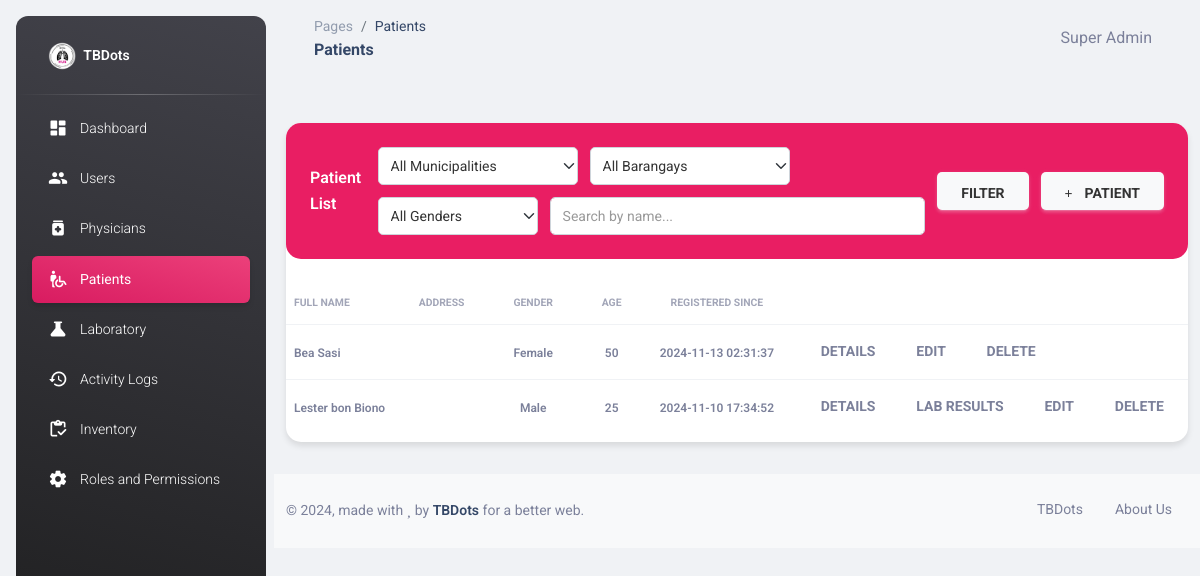
Page /patients.php (signed in) on the earlier database version.
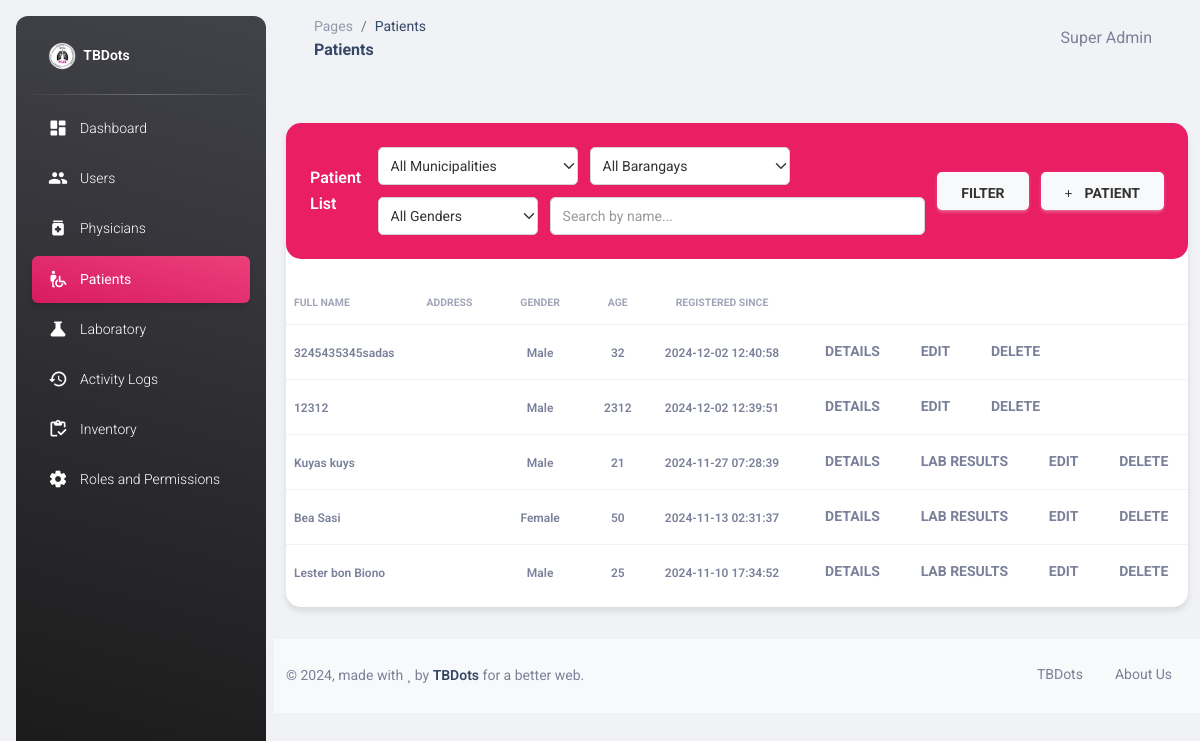
Same page on the later database version.
### tables this page shows
CREATE TABLE IF NOT EXISTS `patients` (
  `id` int NOT NULL AUTO_INCREMENT,
  `fullname` text NOT NULL,
  `age` int NOT NULL DEFAULT '0',
  `gender` tinyint NOT NULL DEFAULT '0',
  `contact` varchar(50) DEFAULT NULL,
  `address` text,
  `physician_id` int DEFAULT NULL,
  `location_id` int DEFAULT NULL,
  `lab_results_id` int DEFAULT NULL,
  `updated_at` timestamp NOT NULL DEFAULT CURRENT_TIMESTAMP ON UPDATE CURRENT_TIMESTAMP,
  `created_at` timestamp NOT NULL DEFAULT CURRENT_TIMESTAMP,
  `height` int DEFAULT NULL,
  `dob` date DEFAULT NULL,
  `bcg_scar` enum('Yes','No','Doubtful') DEFAULT NULL,
  `occupation` varchar(100) DEFAULT NULL,
  `phil_health_no` varchar(50) DEFAULT NULL,
  `contact_person` varchar(100) DEFAULT NULL,
  `contact_person_no` varchar(50) DEFAULT NULL,
  PRIMARY KEY (`id`),
  KEY `FK_patients_lab_results` (`lab_results_id`),
  KEY `FK_patients_users` (`physician_id`),
  KEY `idx_fullname` (`fullname`(50)),
  KEY `idx_contact` (`contact`),
  KEY `FK_patients_locations` (`location_id`),
  CONSTRAINT `FK_patients_lab_results` FOREIGN KEY (`lab_results_id`) REFERENCES `lab_results` (`id`),
  CONSTRAINT `FK_patients_locations` FOREIGN KEY (`location_id`) REFERENCES `locations` (`id`),
  CONSTRAINT `FK_patients_users` FOREIGN KEY (`physician_id`) REFERENCES `users` (`id`)
);

### patients.php (the view, shortened to what the rows shown need)
<?php
require_once "connection/db.php";
include_once('head.php');
$whereConditions = [];
$whereClause = !empty($whereConditions) ? "WHERE " . implode(" AND ", $whereConditions) : "";
$sql = "
    SELECT
        p.*,
        COALESCE(b.name, '') as barangay_name,
        COALESCE(m.location, '') as municipality_name
    FROM patients p
    LEFT JOIN locations l ON p.location_id = l.id
    LEFT JOIN municipalities m ON l.municipality_id = m.id
    LEFT JOIN barangays b ON l.barangay_id = b.id
    $whereClause
    ORDER BY p.created_at DESC";
$patientsData = $conn->query($sql);
?>
<body class="g-sidenav-show  bg-gray-200">
  <main class="main-content position-relative max-height-vh-100 h-100 border-radius-lg ">
    <div class="container-fluid py-4">
      <div class="row">
        <div class="col-12">
          <div class="card my-4">
            <div class="card-body px-0 pb-2">
              <div class="table-responsive p-0">
                <table class="table align-items-center mb-0" id="patientsTable">
                  <thead>
                    <tr>
                      <th class="text-uppercase text-secondary text-xxs font-weight-bolder opacity-7 ps-2">Full name
                      </th>
                      <th class="text-center text-uppercase text-secondary text-xxs font-weight-bolder opacity-7">
                        Address</th>
                      <th class="text-center text-uppercase text-secondary text-xxs font-weight-bolder opacity-7">Gender
                      </th>
                      <th class="text-center text-uppercase text-secondary text-xxs font-weight-bolder opacity-7">Age
                      </th>
                      <th class="text-center text-uppercase text-secondary text-xxs font-weight-bolder opacity-7">
                        Registered Since</th>
                      <th class="text-secondary opacity-7"></th>
                    </tr>
                  </thead>
                  <tbody>
                    <?php
                        if ($patientsData->num_rows > 0) {
                          $address = '';
                          while($row = $patientsData->fetch_assoc()) {
                            $stmt = $conn->prepare("SELECT COUNT(*) as count FROM lab_results WHERE patient_id = ?");
                            $stmt->bind_param('i', $row["id"]);
                            $stmt->execute();
                            $result = $stmt->get_result();
                            $labResults = $result->fetch_assoc();
                            echo "
                              <tr>
                                <td><span class='text-secondary text-xs font-weight-bold'>".$row["fullname"]."</span></td>
                                <td class='text-center'>
                                    <span class='text-secondary text-xs font-weight-bold'>".$address."</span>
                                </td>
                                <td class='text-center'><span class='text-secondary text-xs font-weight-bold'>".($row["gender"] == 1 ? "Male" : "Female")."</span></td>
                                <td class='text-center'><span class='text-secondary text-xs font-weight-bold'>".$row["age"]."</span></td>
                                <td class='text-center'><span class='text-secondary text-xs font-weight-bold'>".$row["created_at"]."</span></td>
                                <td class='align-middle'>
                                  <button onclick='showPatientDetails(".$row["id"].")' class='btn btn-link text-secondary mb-0'>
                                    <i class='fa fa-user text-xs'></i> Details
                                  </button>
                                  " . ($labResults['count'] > 0 ? "
                                  <button onclick='showLabResults(".$row["id"].", \"".htmlspecialchars($row["fullname"], ENT_QUOTES)."\")' class='btn btn-link text-secondary mb-0'>
                                    <i class='fa fa-flask text-xs'></i> Lab Results
                                  </button>" : "") . "
                                  " . (in_array(11, $_SESSION['module']) ? "
                                    <button onclick='editPatient(".$row["id"].", ".json_encode($row).")' class='btn btn-link text-secondary mb-0'>
                                      <i class='fa fa-edit text-xs'></i> Edit
                                    </button>" : "") . "
                                  " . (in_array(12, $_SESSION['module']) ? "
                                    <form method='POST' style='display:inline;' onsubmit='return confirm(\"Are you sure you want to delete this patient?\");'>
                                      <input type='hidden' name='delete_id' value='".$row["id"]."'>
                                      <button type='submit' class='btn btn-link text-secondary mb-0'>
                                        <i class='fa fa-trash text-xs'></i> Delete
                                      </button>
                                    </form>" : "") . "
                                </td>
                              </tr>
                            ";
                          }
                        }
                    ?>
                  </tbody>
                </table>
              </div>
            </div>
          </div>
        </div>
      </div>
    </div>
  </main>
</body>
</html>

Differences in the rows shown:
added patients: fullname "3245435345sadas", gender "Male", age "32", created_at "2024-12-02 12:40:58"
added patients: fullname "12312", gender "Male", age "2312", created_at "2024-12-02 12:39:51"
added patients: fullname "Kuyas kuys", gender "Male", age "21", created_at "2024-11-27 07:28:39"
changed patients "Bea Sasi": now shows "LAB RESULTS"
